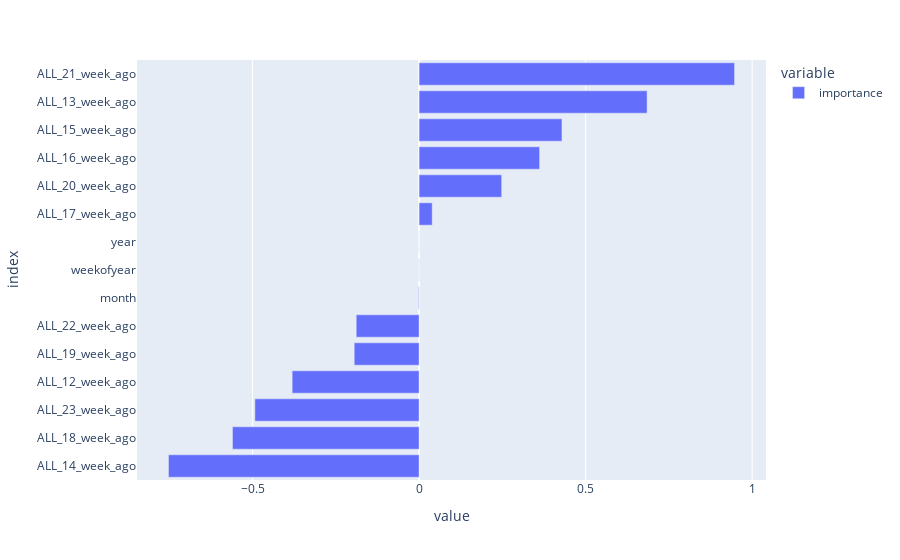

Notebook code for this chart:
### Markdown cell above
## forecast

### Code cell
%%time

train_last_date = '2022-01-02'
X_train = X[X.index <= train_last_date]
y_train = y[y.index <= train_last_date]
print(X_train.shape, y_train.shape)

model = trainXGBoost(X_train, y_train)

fi = pd.DataFrame(model.coef_, index=X_train.columns, columns=['importance']).sort_values('importance')
px.bar(fi, orientation='h')

### Figure 1 — Plotly figure (JSON) as saved in the notebook; plotly's stock layout.template omitted (floating-point values rounded to 4 significant figures)
{"data": [{"alignmentgroup": "True", "hovertemplate": "variable=importance<br>value=%{x}<br>index=%{y}<extra></extra>", "legendgroup": "importance", "marker": {"color": "#636efa", "pattern": {"shape": ""}}, "name": "importance", "offsetgroup": "importance", "orientation": "h", "showlegend": true, "textposition": "auto", "type": "bar", "x": [-0.7526, -0.5604, -0.4931, -0.3812, -0.1948, -0.1888, -0.001578, -0.0005817, -7.384e-05, 0.03936, 0.248, 0.3619, 0.429, 0.6846, 0.9472], "xaxis": "x", "y": ["ALL_14_week_ago", "ALL_18_week_ago", "ALL_23_week_ago", "ALL_12_week_ago", "ALL_19_week_ago", "ALL_22_week_ago", "month", "weekofyear", "year", "ALL_17_week_ago", "ALL_20_week_ago", "ALL_16_week_ago", "ALL_15_week_ago", "ALL_13_week_ago", "ALL_21_week_ago"], "yaxis": "y"}], "layout": {"autosize": true, "barmode": "relative", "legend": {"title": {"text": "variable"}, "tracegroupgap": 0}, "margin": {"t": 60}, "xaxis": {"anchor": "y", "autorange": true, "domain": [0, 1], "range": [-0.847, 1.042], "title": {"text": "value"}, "type": "linear"}, "yaxis": {"anchor": "x", "autorange": true, "domain": [0, 1], "range": [-0.5, 14.5], "title": {"text": "index"}, "type": "category"}}}
